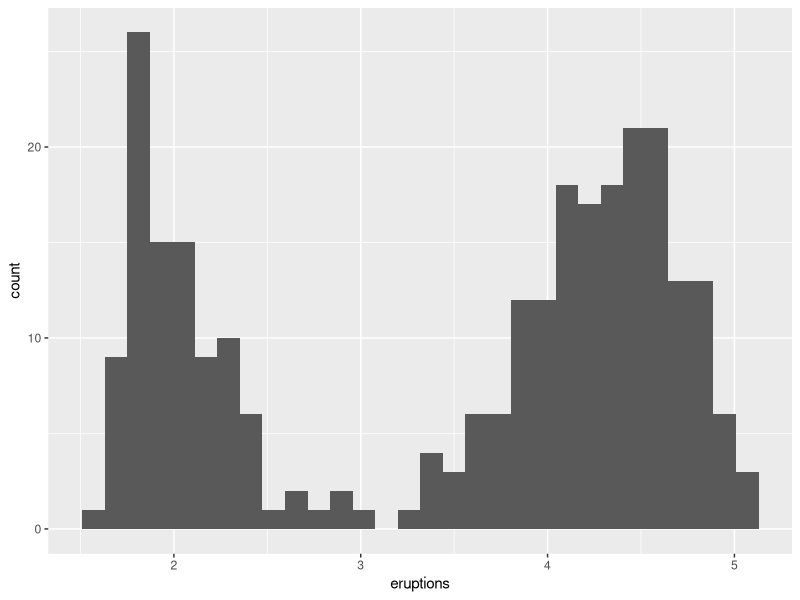
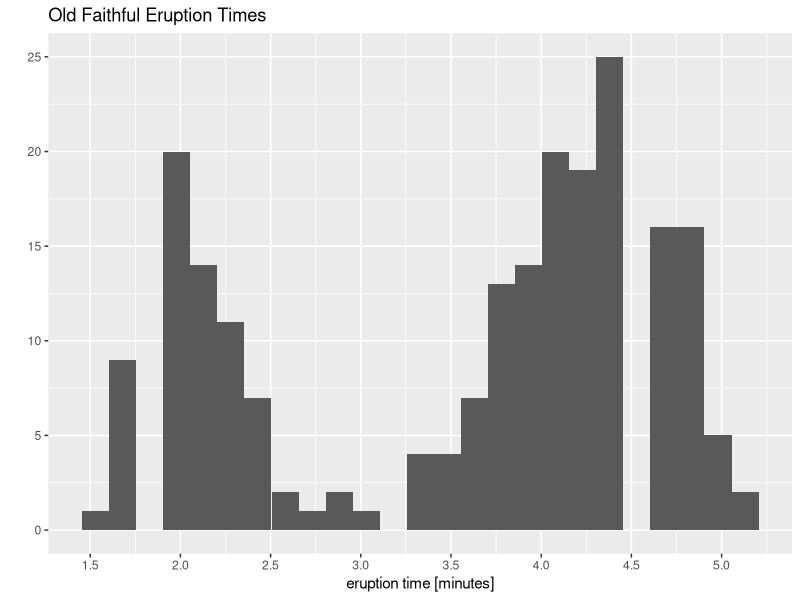
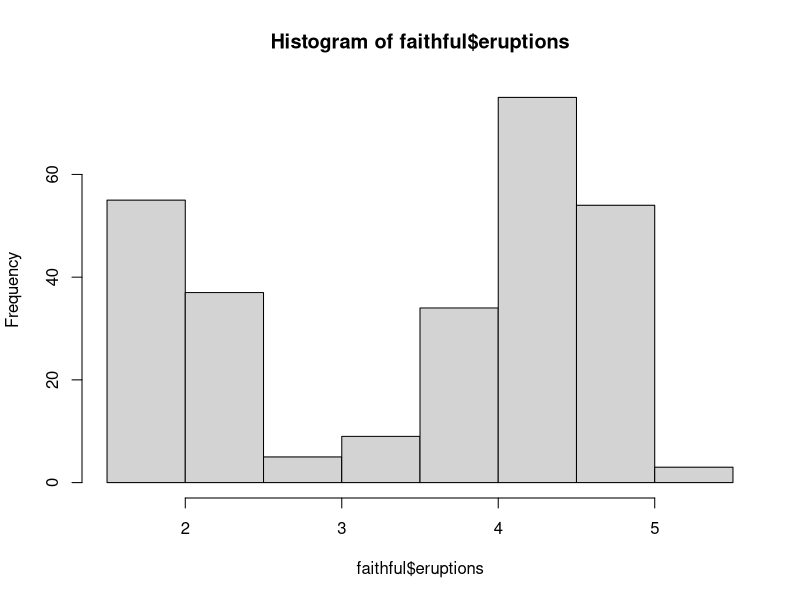
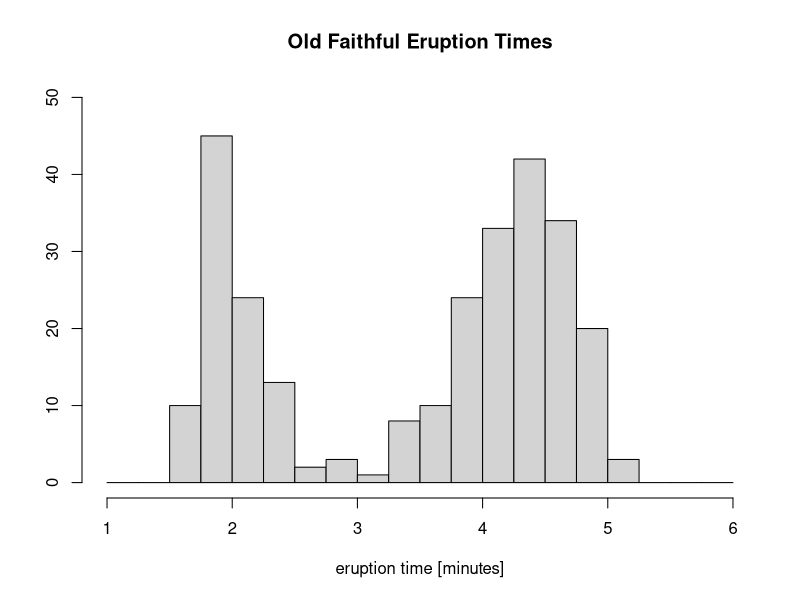
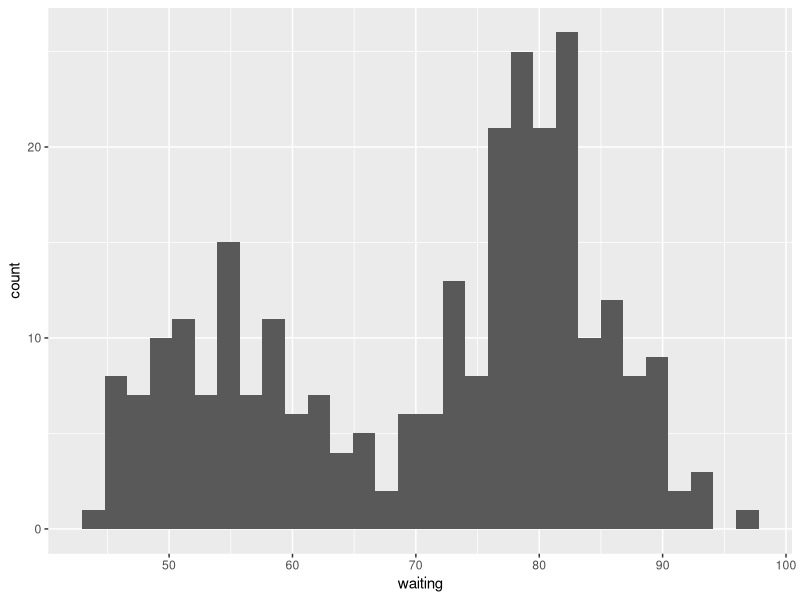
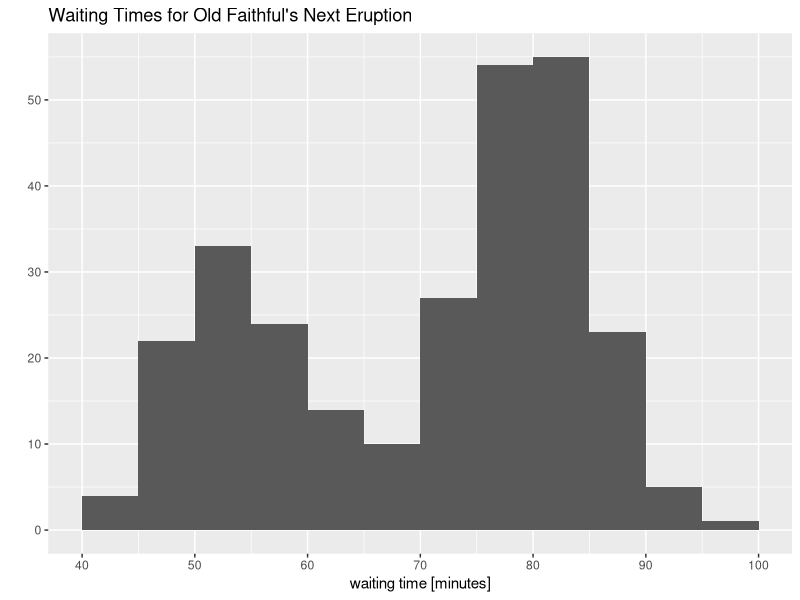
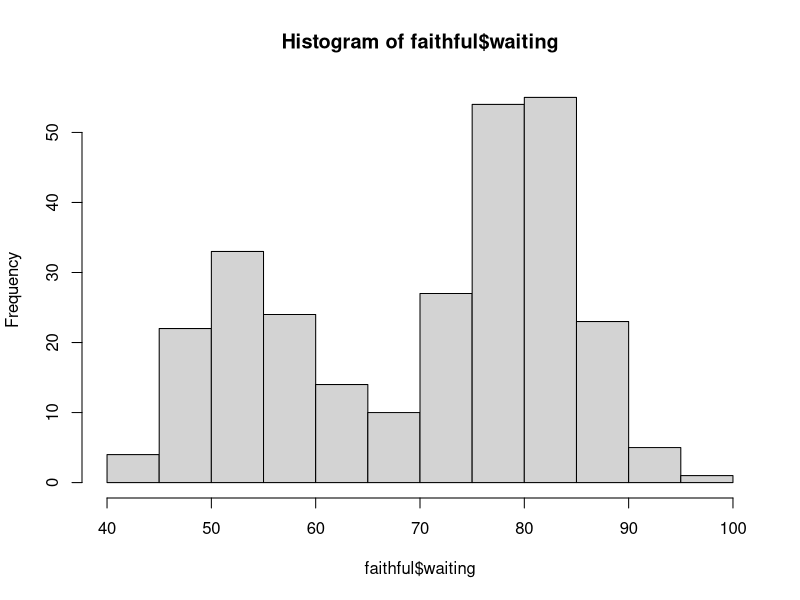
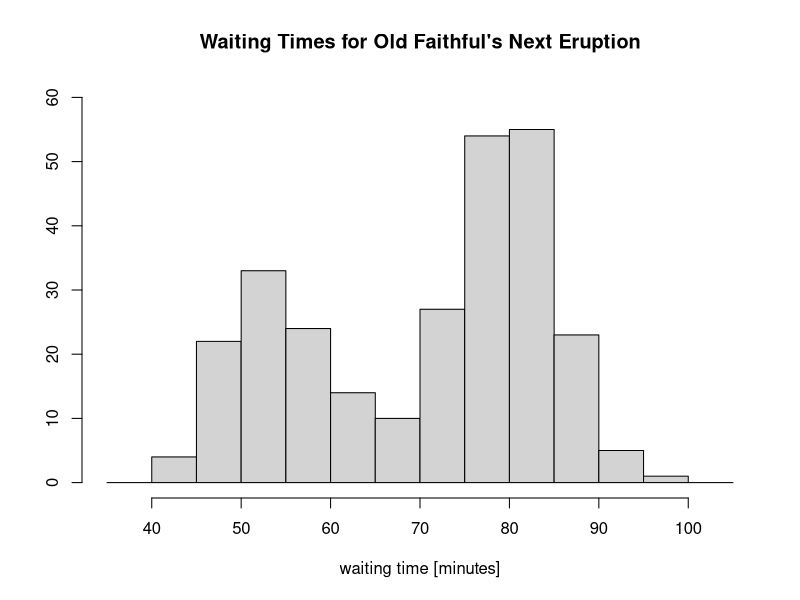

The R script that drew these images, in order:
## ---- chunk 1
knitr::opts_chunk$set(echo = TRUE)
## ---- chunk 2
library(ggplot2)
library(MASS)
## ---- chunk 3
ggplot(faithful, aes(eruptions)) +
  geom_histogram()
## ---- chunk 4
ggplot(faithful, aes(eruptions)) +
  xlab("eruption time [minutes]") +
  ylab("") +
  xlim(1, 5) +
  ylim(0, 25) +
  scale_x_continuous(breaks = seq(1, 6, .5))+
  geom_histogram(binwidth = 0.15, center = .03) + 
  ggtitle("Old Faithful Eruption Times")
## ---- chunk 5
hist(faithful$eruptions)
## ---- chunk 6
hist(faithful$eruptions, 
     main = "Old Faithful Eruption Times", 
     xlab = "eruption time [minutes]", 
     ylab = "", xlim = c(1,6), 
     breaks=seq(1, 6, by=.25), 
     ylim = range(0,50))
## ---- chunk 7
ggplot(faithful, aes(waiting)) +
  geom_histogram()
## ---- chunk 8
ggplot(faithful, aes(waiting)) +
  xlab("waiting time [minutes]") +
  ylab("") +
  xlim(35, 105) +
  ylim(0, 60)+
  scale_y_continuous(breaks = seq(0,65,by=10)) +
  scale_x_continuous(breaks = seq(40, 100, by=10))+
  ggtitle("Waiting Times for Old Faithful's Next Eruption") +
  geom_histogram(binwidth=5, center = 2.5)
## ---- chunk 9
hist(faithful$waiting)
## ---- chunk 10
hist(faithful$waiting, 
     xlab = "waiting time [minutes]", 
     ylab = "", 
     main = "Waiting Times for Old Faithful's Next Eruption", 
     breaks = seq(35,105,by=5), 
     xlim = c(35,105), 
     ylim = c(0, 60))
## ---- chunk 11
ggplot(faithful, aes(x=eruptions, y=waiting)) +
  geom_point()
## ---- chunk 12
ggplot(faithful, aes(x=eruptions, y=waiting)) +
  xlab("Eruption time [minutes]") +
  ylab("Waiting time [minutes]") +
  ggtitle("Old Faithful's Eruptions by Waiting Time") +
  xlim(c(1,5)) +
  ylim(c(40, 100)) +
  scale_x_continuous(breaks = seq(1,5,by=0.5)) +
  geom_point() 
## ---- chunk 13
plot(faithful$eruptions, faithful$waiting)
## ---- chunk 14
plot(faithful$eruptions, 
     faithful$waiting, 
     main = "Old Faithful's Eruption Time by Waiting Time", 
     xlab = "Eruptions", 
     ylab = "Waiting time [minutes]", 
     ylim = c(40,100))
## ---- chunk 15
boxplot(faithful$eruptions, 
        main = "Old Faithful Eruption Times [minutes]", 
        ylim = c(1.5,5))
boxplot(faithful$waiting, 
        main = "Old Faithful Waiting Times [minutes]", 
        ylim = c(40, 100))
## ---- chunk 16
ggplot(faithful, aes(y = eruptions, x = "var")) +
  geom_violin() + 
  scale_x_discrete(breaks = NULL) +
  xlab("") + 
  ylab("eruption time [minutes]")

ggplot(faithful, aes(y = waiting, "var")) + 
  xlab("") + 
  scale_x_discrete(breaks = NULL) +
  ylab("waiting time [minutes]") +
  geom_violin()
## ---- chunk 17
graphics::layout(matrix(c(1, 1, 2, 
                          3, 3, 4), 
                        2, 3, byrow = TRUE))
par(omar = c(0, 9, 0, 2))
boxplot(geyser$duration, 
        main = "Old Faithful:\nDuration", 
        horizontal = TRUE, 
        breaks = c(1,7,by=1), 
        ylim = c(0,6))

hist(geyser$duration, 
     main = "Old Faithful", 
     xlab = "Duration", 
     ylab = "Count", 
     xlim = c(0,6))

boxplot(geyser$waiting, 
        main = "Old Faithful:\nWaiting", 
        horizontal = TRUE, 
        ylim = c(40, 120))

hist(geyser$waiting, 
     main = "Old Faithful", 
     xlab = "Waiting", 
     ylab = "Count", 
     breaks = seq(40, 120, by=10), 
     ylim = c(0,100))
dev.off()
## ---- chunk 18
ggplot(geyser, aes(x = duration, y = waiting)) +
  ylab("Waiting") +
  xlab("Duration") + 
  geom_point()
## ---- chunk 19
waiting.next <- geyser$waiting[2:299]
duration.next <- geyser$duration[1:298]
plot(duration.next, waiting.next, xlab = "Duration [minutes]", ylab = "Wait until next [minutes]")
